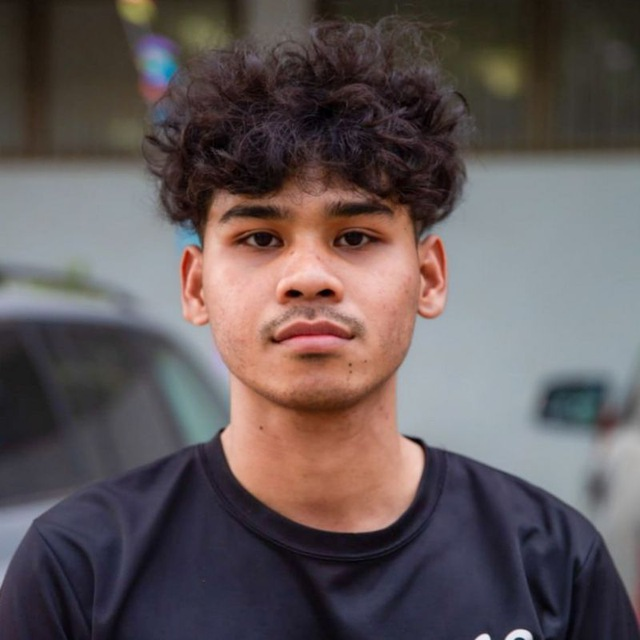
#> input picture kakada.png, 640 x 640 px
$ python ex2.py
#> lines starting #> are read from the running program, lines starting #| are printed output that depends on the picture
#> further down, img is the input picture: shape (640, 640, 3); mean B, G, R 88.5, 87.7, 98
import cv2 as cv
# import numpy as np

def topRight_noRedGreen(image) :
  h, w, _ = image.shape
#> h = 640; w = 640

  # no red and green
  for x in range(int(w/2), w) :
    for y in range(int(h/2)) :
      pixel = image[y, x]
      red, green, blue = pixel
      image[y, x] = [blue, 0, 0]
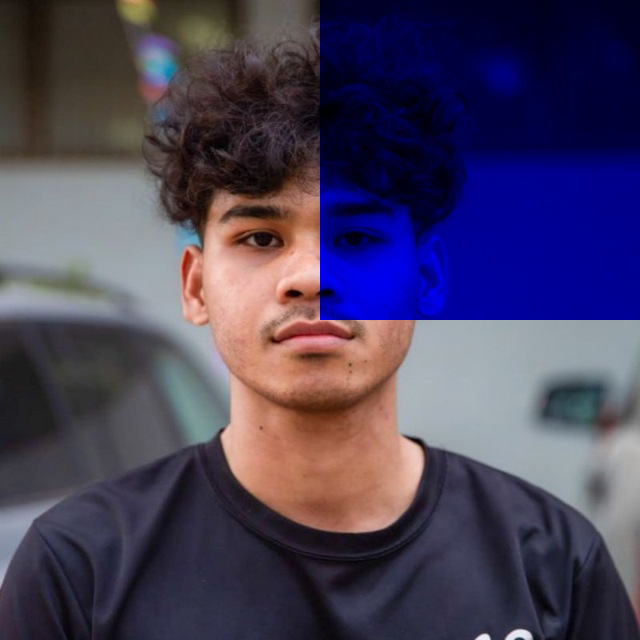
#> image: shape (640, 640, 3); mean B, G, R 91.9, 65.3, 73.4
      # image[x, y] = [blue, green, red]

  # no red and blue
  for x in range(int(w/2), w) :
    for y in range(int(h/2), h) :
      pixel = image[y, x]
      red, green, blue = pixel
      image[y, x] = [0, 0, red]
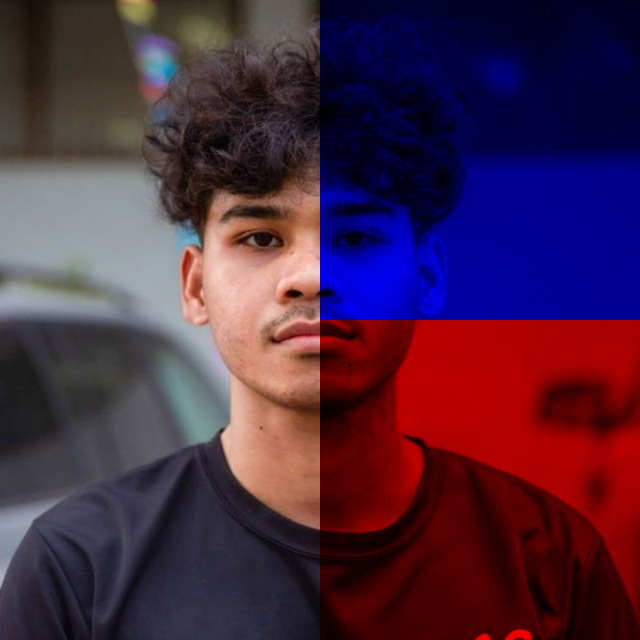
#> image: shape (640, 640, 3); mean B, G, R 65.1, 40, 73

  # no red and blue
  for x in range(int(w/2)) :
    for y in range(int(h/2), h) :
      pixel = image[y, x]
      red, green, blue = pixel
      image[y, x] = [0, green, 0]
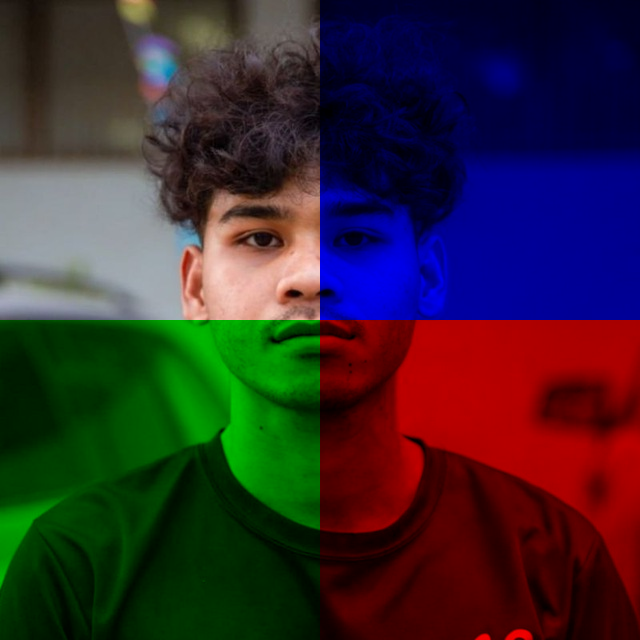
#> image: shape (640, 640, 3); mean B, G, R 46.5, 40, 53

  return image


# read an image
img = cv.imread("kakada.png")

# convert image to gray image
gray_img = topRight_noRedGreen(img)

# show image
cv.imshow('Result of exercise 3', gray_img)
cv.waitKey(0)

$ run again, with image.png copied over kakada.png
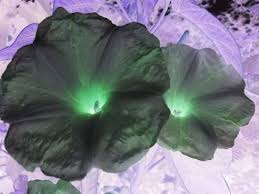
#> input picture image.png, 259 x 194 px
#> img is the input picture: shape (194, 259, 3); mean B, G, R 129.2, 119.5, 118.3
#> after the loop in topRight_noRedGreen, `for x in range(int(w/2), w) :`:
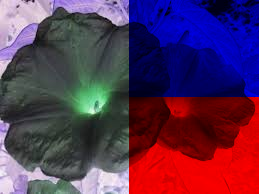
#> image: shape (194, 259, 3); mean B, G, R 83.8, 49.8, 87.9
#> after the loop in topRight_noRedGreen, `for x in range(int(w/2)) :`:
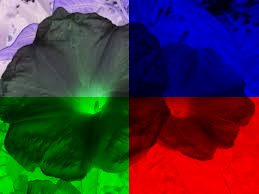
#> image: shape (194, 259, 3); mean B, G, R 58.9, 49.8, 64.9

$ run again, with sreynith.jpg saved as kakada.png
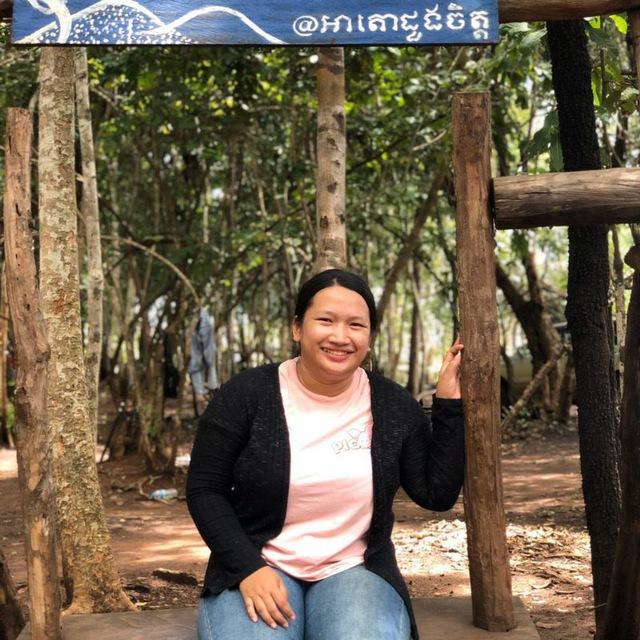
#> input picture sreynith.jpg, 640 x 640 px
#> img is the input picture: shape (640, 640, 3); mean B, G, R 76.1, 95.9, 108.2
#> after the loop in topRight_noRedGreen, `for x in range(int(w/2), w) :`:
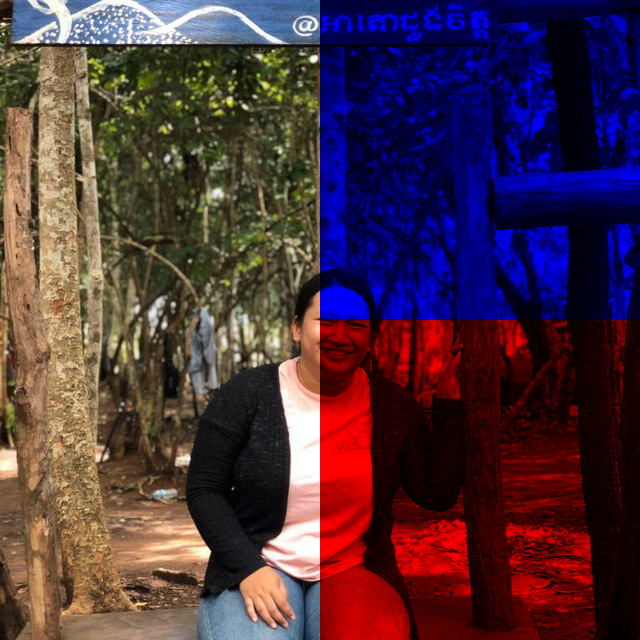
#> image: shape (640, 640, 3); mean B, G, R 62.7, 48.9, 75.9
#> after the loop in topRight_noRedGreen, `for x in range(int(w/2)) :`:
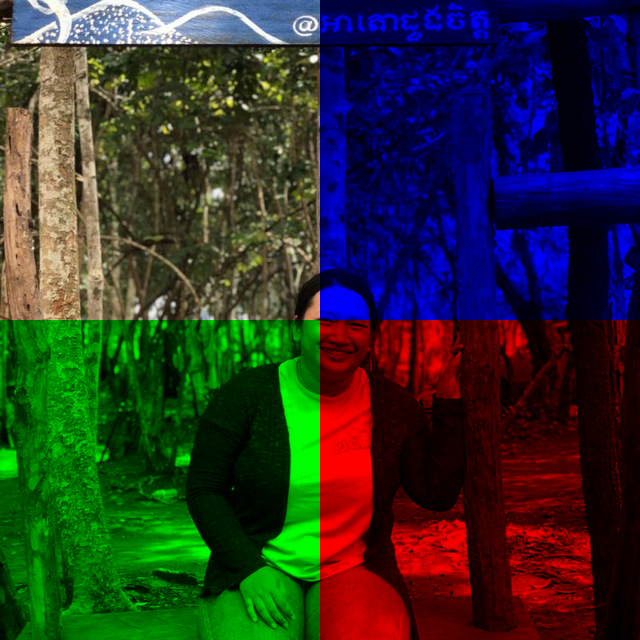
#> image: shape (640, 640, 3); mean B, G, R 43, 48.9, 45.9
